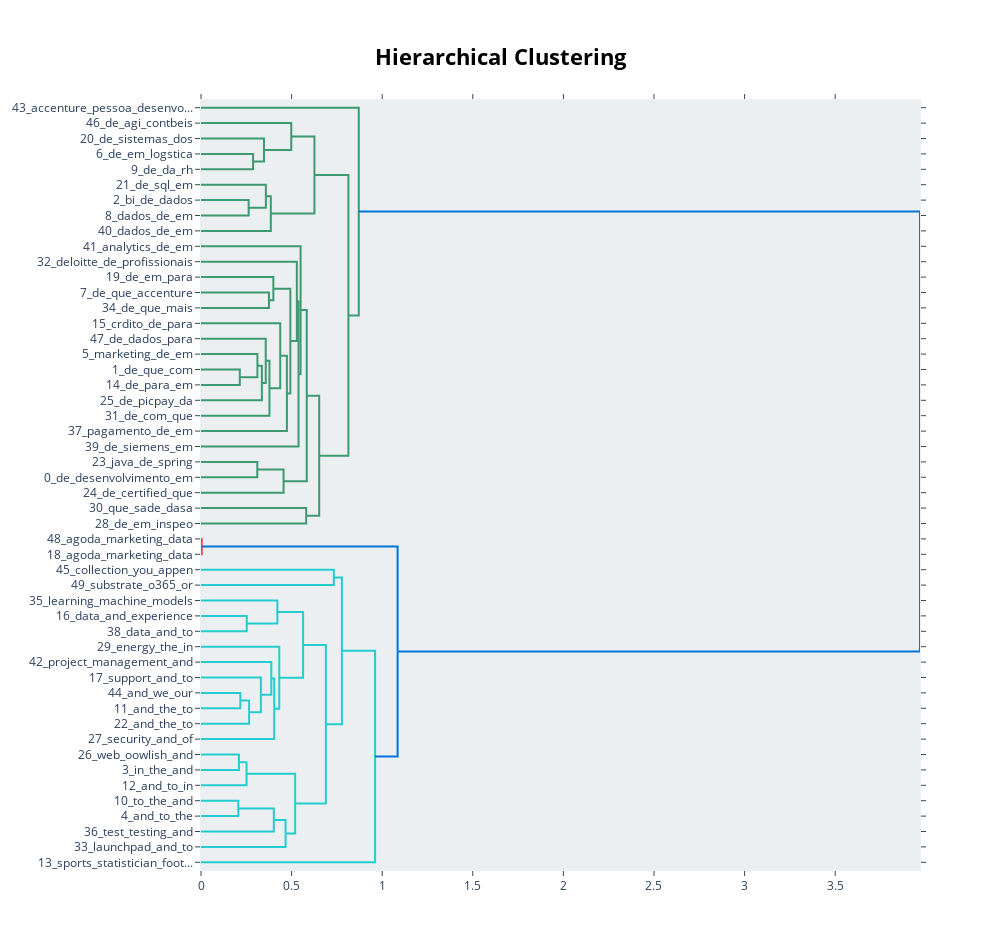

Notebook code cell kept with this figure:
### Code cell
topic_model.visualize_hierarchy()

### Figure 1 — Plotly figure (JSON) as saved in the notebook; plotly's stock layout.template omitted (floating-point values rounded to 4 significant figures)
{"data": [{"hoverinfo": "text", "marker": {"color": "rgb(61,153,112)"}, "mode": "lines", "type": "scatter", "x": [0, 0.2875, 0.2875, 0], "xaxis": "x", "y": [-35, -35, -45, -45], "yaxis": "y"}, {"hoverinfo": "text", "marker": {"color": "rgb(61,153,112)"}, "mode": "lines", "type": "scatter", "x": [0, 0.3475, 0.3475, 0.2875], "xaxis": "x", "y": [-25, -25, -40, -40], "yaxis": "y"}, {"hoverinfo": "text", "marker": {"color": "rgb(61,153,112)"}, "mode": "lines", "type": "scatter", "x": [0, 0.4982, 0.4982, 0.3475], "xaxis": "x", "y": [-15, -15, -32.5, -32.5], "yaxis": "y"}, {"hoverinfo": "text", "marker": {"color": "rgb(61,153,112)"}, "mode": "lines", "type": "scatter", "x": [0, 0.2629, 0.2629, 0], "xaxis": "x", "y": [-65, -65, -75, -75], "yaxis": "y"}, {"hoverinfo": "text", "marker": {"color": "rgb(61,153,112)"}, "mode": "lines", "type": "scatter", "x": [0, 0.358, 0.358, 0.2629], "xaxis": "x", "y": [-55, -55, -70, -70], "yaxis": "y"}, {"hoverinfo": "text", "marker": {"color": "rgb(61,153,112)"}, "mode": "lines", "type": "scatter", "x": [0.358, 0.3853, 0.3853, 0], "xaxis": "x", "y": [-62.5, -62.5, -85, -85], "yaxis": "y"}, {"hoverinfo": "text", "marker": {"color": "rgb(61,153,112)"}, "mode": "lines", "type": "scatter", "x": [0.4982, 0.626, 0.626, 0.3853], "xaxis": "x", "y": [-23.75, -23.75, -73.75, -73.75], "yaxis": "y"}, {"hoverinfo": "text", "marker": {"color": "rgb(61,153,112)"}, "mode": "lines", "type": "scatter", "x": [0, 0.375, 0.375, 0], "xaxis": "x", "y": [-125, -125, -135, -135], "yaxis": "y"}, {"hoverinfo": "text", "marker": {"color": "rgb(61,153,112)"}, "mode": "lines", "type": "scatter", "x": [0, 0.3994, 0.3994, 0.375], "xaxis": "x", "y": [-115, -115, -130, -130], "yaxis": "y"}, {"hoverinfo": "text", "marker": {"color": "rgb(61,153,112)"}, "mode": "lines", "type": "scatter", "x": [0, 0.2141, 0.2141, 0], "xaxis": "x", "y": [-175, -175, -185, -185], "yaxis": "y"}, {"hoverinfo": "text", "marker": {"color": "rgb(61,153,112)"}, "mode": "lines", "type": "scatter", "x": [0, 0.3113, 0.3113, 0.2141], "xaxis": "x", "y": [-165, -165, -180, -180], "yaxis": "y"}, {"hoverinfo": "text", "marker": {"color": "rgb(61,153,112)"}, "mode": "lines", "type": "scatter", "x": [0.3113, 0.336, 0.336, 0], "xaxis": "x", "y": [-172.5, -172.5, -195, -195], "yaxis": "y"}, {"hoverinfo": "text", "marker": {"color": "rgb(61,153,112)"}, "mode": "lines", "type": "scatter", "x": [0, 0.3572, 0.3572, 0.336], "xaxis": "x", "y": [-155, -155, -183.8, -183.8], "yaxis": "y"}, {"hoverinfo": "text", "marker": {"color": "rgb(61,153,112)"}, "mode": "lines", "type": "scatter", "x": [0.3572, 0.3777, 0.3777, 0], "xaxis": "x", "y": [-169.4, -169.4, -205, -205], "yaxis": "y"}, {"hoverinfo": "text", "marker": {"color": "rgb(61,153,112)"}, "mode": "lines", "type": "scatter", "x": [0, 0.4372, 0.4372, 0.3777], "xaxis": "x", "y": [-145, -145, -187.2, -187.2], "yaxis": "y"}, {"hoverinfo": "text", "marker": {"color": "rgb(61,153,112)"}, "mode": "lines", "type": "scatter", "x": [0.4372, 0.4741, 0.4741, 0], "xaxis": "x", "y": [-166.1, -166.1, -215, -215], "yaxis": "y"}, {"hoverinfo": "text", "marker": {"color": "rgb(61,153,112)"}, "mode": "lines", "type": "scatter", "x": [0.3994, 0.4931, 0.4931, 0.4741], "xaxis": "x", "y": [-122.5, -122.5, -190.5, -190.5], "yaxis": "y"}, {"hoverinfo": "text", "marker": {"color": "rgb(61,153,112)"}, "mode": "lines", "type": "scatter", "x": [0, 0.529, 0.529, 0.4931], "xaxis": "x", "y": [-105, -105, -156.5, -156.5], "yaxis": "y"}, {"hoverinfo": "text", "marker": {"color": "rgb(61,153,112)"}, "mode": "lines", "type": "scatter", "x": [0.529, 0.5382, 0.5382, 0], "xaxis": "x", "y": [-130.8, -130.8, -225, -225], "yaxis": "y"}, {"hoverinfo": "text", "marker": {"color": "rgb(61,153,112)"}, "mode": "lines", "type": "scatter", "x": [0, 0.5496, 0.5496, 0.5382], "xaxis": "x", "y": [-95, -95, -177.9, -177.9], "yaxis": "y"}, {"hoverinfo": "text", "marker": {"color": "rgb(61,153,112)"}, "mode": "lines", "type": "scatter", "x": [0, 0.3105, 0.3105, 0], "xaxis": "x", "y": [-235, -235, -245, -245], "yaxis": "y"}, {"hoverinfo": "text", "marker": {"color": "rgb(61,153,112)"}, "mode": "lines", "type": "scatter", "x": [0.3105, 0.4557, 0.4557, 0], "xaxis": "x", "y": [-240, -240, -255, -255], "yaxis": "y"}, {"hoverinfo": "text", "marker": {"color": "rgb(61,153,112)"}, "mode": "lines", "type": "scatter", "x": [0.5496, 0.5838, 0.5838, 0.4557], "xaxis": "x", "y": [-136.4, -136.4, -247.5, -247.5], "yaxis": "y"}, {"hoverinfo": "text", "marker": {"color": "rgb(61,153,112)"}, "mode": "lines", "type": "scatter", "x": [0, 0.5805, 0.5805, 0], "xaxis": "x", "y": [-265, -265, -275, -275], "yaxis": "y"}, {"hoverinfo": "text", "marker": {"color": "rgb(61,153,112)"}, "mode": "lines", "type": "scatter", "x": [0.5838, 0.6524, 0.6524, 0.5805], "xaxis": "x", "y": [-192.0, -192.0, -270, -270], "yaxis": "y"}, {"hoverinfo": "text", "marker": {"color": "rgb(61,153,112)"}, "mode": "lines", "type": "scatter", "x": [0.626, 0.8134, 0.8134, 0.6524], "xaxis": "x", "y": [-48.75, -48.75, -231.0, -231.0], "yaxis": "y"}, {"hoverinfo": "text", "marker": {"color": "rgb(61,153,112)"}, "mode": "lines", "type": "scatter", "x": [0, 0.8707, 0.8707, 0.8134], "xaxis": "x", "y": [-5, -5, -139.9, -139.9], "yaxis": "y"}, {"hoverinfo": "text", "marker": {"color": "rgb(255,65,54)"}, "mode": "lines", "type": "scatter", "x": [0, 0.003826, 0.003826, 0], "xaxis": "x", "y": [-285, -285, -295, -295], "yaxis": "y"}, {"hoverinfo": "text", "marker": {"color": "rgb(35,205,205)"}, "mode": "lines", "type": "scatter", "x": [0, 0.7331, 0.7331, 0], "xaxis": "x", "y": [-305, -305, -315, -315], "yaxis": "y"}, {"hoverinfo": "text", "marker": {"color": "rgb(35,205,205)"}, "mode": "lines", "type": "scatter", "x": [0, 0.2525, 0.2525, 0], "xaxis": "x", "y": [-335, -335, -345, -345], "yaxis": "y"}, {"hoverinfo": "text", "marker": {"color": "rgb(35,205,205)"}, "mode": "lines", "type": "scatter", "x": [0, 0.4213, 0.4213, 0.2525], "xaxis": "x", "y": [-325, -325, -340, -340], "yaxis": "y"}, {"hoverinfo": "text", "marker": {"color": "rgb(35,205,205)"}, "mode": "lines", "type": "scatter", "x": [0, 0.2171, 0.2171, 0], "xaxis": "x", "y": [-385, -385, -395, -395], "yaxis": "y"}, {"hoverinfo": "text", "marker": {"color": "rgb(35,205,205)"}, "mode": "lines", "type": "scatter", "x": [0.2171, 0.2654, 0.2654, 0], "xaxis": "x", "y": [-390, -390, -405, -405], "yaxis": "y"}, {"hoverinfo": "text", "marker": {"color": "rgb(35,205,205)"}, "mode": "lines", "type": "scatter", "x": [0, 0.3304, 0.3304, 0.2654], "xaxis": "x", "y": [-375, -375, -397.5, -397.5], "yaxis": "y"}, {"hoverinfo": "text", "marker": {"color": "rgb(35,205,205)"}, "mode": "lines", "type": "scatter", "x": [0, 0.388, 0.388, 0.3304], "xaxis": "x", "y": [-365, -365, -386.2, -386.2], "yaxis": "y"}, {"hoverinfo": "text", "marker": {"color": "rgb(35,205,205)"}, "mode": "lines", "type": "scatter", "x": [0.388, 0.4041, 0.4041, 0], "xaxis": "x", "y": [-375.6, -375.6, -415, -415], "yaxis": "y"}, {"hoverinfo": "text", "marker": {"color": "rgb(35,205,205)"}, "mode": "lines", "type": "scatter", "x": [0, 0.4319, 0.4319, 0.4041], "xaxis": "x", "y": [-355, -355, -395.3, -395.3], "yaxis": "y"}, {"hoverinfo": "text", "marker": {"color": "rgb(35,205,205)"}, "mode": "lines", "type": "scatter", "x": [0.4213, 0.5635, 0.5635, 0.4319], "xaxis": "x", "y": [-332.5, -332.5, -375.2, -375.2], "yaxis": "y"}, {"hoverinfo": "text", "marker": {"color": "rgb(35,205,205)"}, "mode": "lines", "type": "scatter", "x": [0, 0.2094, 0.2094, 0], "xaxis": "x", "y": [-425, -425, -435, -435], "yaxis": "y"}, {"hoverinfo": "text", "marker": {"color": "rgb(35,205,205)"}, "mode": "lines", "type": "scatter", "x": [0.2094, 0.2515, 0.2515, 0], "xaxis": "x", "y": [-430, -430, -445, -445], "yaxis": "y"}, {"hoverinfo": "text", "marker": {"color": "rgb(35,205,205)"}, "mode": "lines", "type": "scatter", "x": [0, 0.2058, 0.2058, 0], "xaxis": "x", "y": [-455, -455, -465, -465], "yaxis": "y"}, {"hoverinfo": "text", "marker": {"color": "rgb(35,205,205)"}, "mode": "lines", "type": "scatter", "x": [0.2058, 0.4017, 0.4017, 0], "xaxis": "x", "y": [-460, -460, -475, -475], "yaxis": "y"}, {"hoverinfo": "text", "marker": {"color": "rgb(35,205,205)"}, "mode": "lines", "type": "scatter", "x": [0.4017, 0.4667, 0.4667, 0], "xaxis": "x", "y": [-467.5, -467.5, -485, -485], "yaxis": "y"}, {"hoverinfo": "text", "marker": {"color": "rgb(35,205,205)"}, "mode": "lines", "type": "scatter", "x": [0.2515, 0.5197, 0.5197, 0.4667], "xaxis": "x", "y": [-437.5, -437.5, -476.2, -476.2], "yaxis": "y"}, {"hoverinfo": "text", "marker": {"color": "rgb(35,205,205)"}, "mode": "lines", "type": "scatter", "x": [0.5635, 0.6891, 0.6891, 0.5197], "xaxis": "x", "y": [-353.8, -353.8, -456.9, -456.9], "yaxis": "y"}, {"hoverinfo": "text", "marker": {"color": "rgb(35,205,205)"}, "mode": "lines", "type": "scatter", "x": [0.7331, 0.7777, 0.7777, 0.6891], "xaxis": "x", "y": [-310, -310, -405.4, -405.4], "yaxis": "y"}, {"hoverinfo": "text", "marker": {"color": "rgb(35,205,205)"}, "mode": "lines", "type": "scatter", "x": [0.7777, 0.9609, 0.9609, 0], "xaxis": "x", "y": [-357.7, -357.7, -495, -495], "yaxis": "y"}, {"hoverinfo": "text", "marker": {"color": "rgb(0,116,217)"}, "mode": "lines", "type": "scatter", "x": [0.003826, 1.085, 1.085, 0.9609], "xaxis": "x", "y": [-290, -290, -426.3, -426.3], "yaxis": "y"}, {"hoverinfo": "text", "marker": {"color": "rgb(0,116,217)"}, "mode": "lines", "type": "scatter", "x": [0.8707, 3.968, 3.968, 1.085], "xaxis": "x", "y": [-72.43, -72.43, -358.2, -358.2], "yaxis": "y"}], "layout": {"autosize": false, "height": 950, "hoverlabel": {"bgcolor": "white", "font": {"family": "Rockwell", "size": 16}}, "hovermode": "closest", "plot_bgcolor": "#ECEFF1", "showlegend": false, "title": {"font": {"color": "Black", "size": 22}, "text": "<b>Hierarchical Clustering</b>", "x": 0.5, "xanchor": "center", "yanchor": "top"}, "width": 1000, "xaxis": {"mirror": "allticks", "rangemode": "tozero", "showgrid": false, "showline": true, "showticklabels": true, "ticks": "outside", "type": "linear", "zeroline": false}, "yaxis": {"mirror": "allticks", "range": [-500, 0], "rangemode": "tozero", "showgrid": false, "showline": true, "showticklabels": true, "tickmode": "array", "ticks": "outside", "ticktext": ["43_accenture_pessoa_desenvo...", "46_de_agi_contbeis", "20_de_sistemas_dos", "6_de_em_logstica", "9_de_da_rh", "21_de_sql_em", "2_bi_de_dados", "8_dados_de_em", "40_dados_de_em", "41_analytics_de_em", "32_deloitte_de_profissionais", "19_de_em_para", "7_de_que_accenture", "34_de_que_mais", "15_crdito_de_para", "47_de_dados_para", "5_marketing_de_em", "1_de_que_com", "14_de_para_em", "25_de_picpay_da", "31_de_com_que", "37_pagamento_de_em", "39_de_siemens_em", "23_java_de_spring", "0_de_desenvolvimento_em", "24_de_certified_que", "30_que_sade_dasa", "28_de_em_inspeo", "48_agoda_marketing_data", "18_agoda_marketing_data", "45_collection_you_appen", "49_substrate_o365_or", "35_learning_machine_models", "16_data_and_experience", "38_data_and_to", "29_energy_the_in", "42_project_management_and", "17_support_and_to", "44_and_we_our", "11_and_the_to", "22_and_the_to", "27_security_and_of", "26_web_oowlish_and", "3_in_the_and", "12_and_to_in", "10_to_the_and", "4_and_to_the", "36_test_testing_and", "33_launchpad_and_to", "13_sports_statistician_foot..."], "tickvals": [-5, -15, -25, -35, -45, -55, -65, -75, -85, -95, -105, -115, -125, -135, -145, -155, -165, -175, -185, -195, -205, -215, -225, -235, -245, -255, -265, -275, -285, -295, -305, -315, -325, -335, -345, -355, -365, -375, -385, -395, -405, -415, -425, -435, -445, -455, -465, -475, -485, -495], "type": "linear", "zeroline": false}}}
